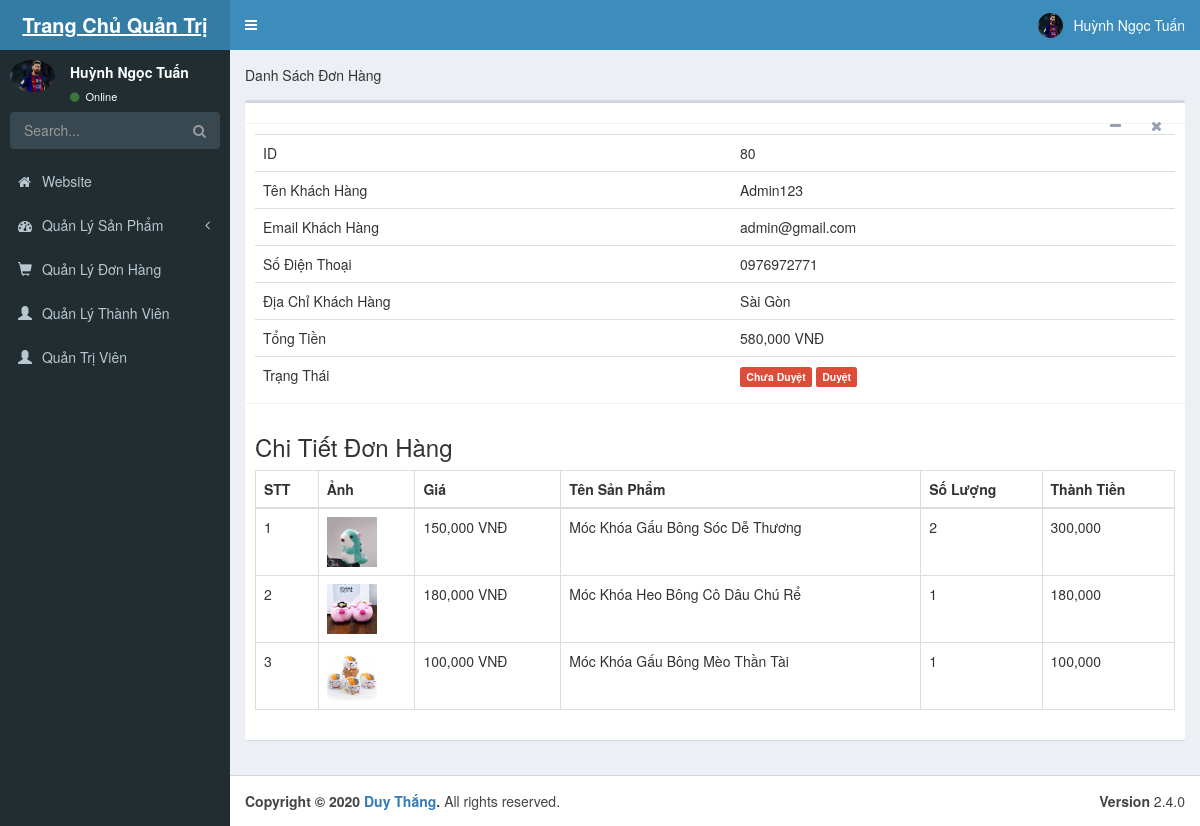
Screenshot of /admin/index.php?module=order&action=detail&id=80 (signed in) with the database file from the repository.
### tables this page shows
CREATE TABLE `orders` (
  `id` int(11) NOT NULL,
  `customer_id` int(11) DEFAULT NULL,
  `name` varchar(100) DEFAULT NULL,
  `email` varchar(100) DEFAULT NULL,
  `phone` varchar(20) DEFAULT NULL,
  `address` varchar(255) DEFAULT NULL,
  `created` datetime DEFAULT current_timestamp(),
  `payment_method` varchar(100) DEFAULT NULL,
  `status` tinyint(1) DEFAULT 0,
  `request` varchar(200) DEFAULT NULL
);

CREATE TABLE `customer` (
  `id` int(11) NOT NULL,
  `name` varchar(100) DEFAULT NULL,
  `email` varchar(100) DEFAULT NULL,
  `phone` varchar(20) DEFAULT NULL,
  `address` varchar(255) DEFAULT NULL,
  `password` varchar(100) DEFAULT NULL,
  `birthday` date DEFAULT NULL,
  `gender` tinyint(1) DEFAULT NULL,
  `status` tinyint(1) DEFAULT 1
);

CREATE TABLE `order_detail` (
  `order_id` int(11) DEFAULT NULL,
  `product_id` int(11) DEFAULT NULL,
  `price` float DEFAULT NULL,
  `quantity` int(11) DEFAULT 0,
  `id` int(11) NOT NULL,
  `total` int(11) DEFAULT NULL
);

CREATE TABLE `product` (
  `id` int(11) NOT NULL,
  `category_id` int(11) DEFAULT NULL,
  `name` varchar(200) DEFAULT NULL,
  `image` varchar(200) DEFAULT NULL,
  `content` text DEFAULT NULL,
  `price` float DEFAULT 0,
  `sale_price` float DEFAULT 0,
  `created` datetime DEFAULT current_timestamp(),
  `status` tinyint(1) DEFAULT 1
);

### admin/index.php (called while the page is built)
<?php include 'header.php'; ?>
<?php
$module = isset($_GET['module']) ? $_GET['module'] : 'main';
$action = isset($_GET['action']) ? $_GET['action'] : 'danh-sach';
include 'modules/'.$module.'/'.$action.'.php';
?>
 <?php include 'footer.php'; ?>

### admin/modules/order/detail.php (the view)
 <section class="content-header">
 Danh Sách Đơn Hàng
 </section>
 <section class="content">
 <?php
 $id = isset($_GET['id'])? $_GET['id']: 0 ;
 $query = mysqli_query($conn,"SELECT o.id,o.created,o.status,c.name,c.phone,c.address,c.email,SUM(od.price*od.quantity) as 'total'  FROM orders o JOIN customer c ON c.id = o.customer_id JOIN order_detail od ON od.order_id = o.id WHERE o.id = $id  GROUP BY o.id,o.created,o.status,c.name ORDER BY o.created DESC ");
   $cus =  mysqli_fetch_assoc($query);
 ?>
   <div class="box">
     <div class="box-header with-border">
       <div class="box-tools pull-right">
         <button type="button" class="btn btn-box-tool" data-widget="collapse" data-toggle="tooltip"
                 title="Collapse">
           <i class="fa fa-minus"></i></button>
         <button type="button" class="btn btn-box-tool" data-widget="remove" data-toggle="tooltip" title="Remove">
           <i class="fa fa-times"></i></button>
       </div>
     </div>
     <div class="box-body">
       <table class="table table-hover">
      <tr>
        <td>ID</td>
        <td><?php echo $cus['id']; ?></td>
      </tr>
      <tr>
        <td>Tên Khách Hàng</td>
        <td><?php echo $cus['name']; ?></td>
      </tr>
      <tr>
        <td>Email Khách Hàng</td>
        <td><?php echo $cus['email']; ?></td>
      </tr>
      <tr>
        <td>Số Điện Thoại</td>
        <td><?php echo $cus['phone']; ?></td>
      </tr>
      <tr>
        <td>Địa Chỉ Khách Hàng</td>
        <td><?php echo $cus['address']; ?></td>
      </tr>
       <tr>
        <td>Tổng Tiền</td>
        <td><?php echo number_format($cus['total']); ?> VNĐ</td>
      </tr>
      <tr>
        <td>Trạng Thái</td>
        <td>
          <?php if ($cus['status'] == 1) {     ?>
              <span class="label label-success">Đã Duyệt</span>
              <a href="index.php?module=order&action=change-status&id=<?php echo $cus['id'];?>&status=0" class="label label-danger"> Bỏ Duyệt</a>
              <a href="index.php?module=order&action=change-status&id=<?php echo $cus['id'];?>&status=2" class="label label-info"> Giao Hàng</a>
            <?php }else if ($cus['status'] == 2){  ?>
              <span class="label label-info">Đã Giao Hàng</span>
                 <?php }else{ ?>
                 <span class="label label-danger">Chưa Duyệt</span>
                 <a href="index.php?module=order&action=change-status&id=<?php echo $cus['id'];?>&status=1" class="label label-danger">Duyệt</a>
             <?php } ?>
        </td>
      </tr>
       </table>
     </div>
     <?php
$sql = "SELECT dt.price,dt.quantity,p.name,p.image FROM order_detail dt JOIN product p ON p.id = dt.product_id WHERE dt.order_id = $id";
$order = mysqli_query($conn,$sql);
      ?>
    <div class="box-footer">
       <h3>Chi Tiết Đơn Hàng</h3>
       <table class="table table-bordered table-hover">
         <thead>
           <tr>
             <th>STT</th>
              <th>Ảnh</th>
               <th>Giá</th>
                <th>Tên Sản Phẩm</th>
                 <th>Số Lượng</th>
                 <th>Thành Tiền</th>
           </tr>
         </thead>
         <tbody>
         <?php $n=1; foreach ($order as $od) {
          ?>
           <tr>
             <td><?php echo $n; ?></td>
             <td><img src="../uploads/<?php echo $od['image']; ?>" alt="" width="50"></td>
               <td><?php echo number_format($od['price']); ?> VNĐ</td>
                <td><?php echo $od['name']; ?></td>
                 <td><?php echo $od['quantity']; ?></td>
                 <td><?php echo number_format($tong = ($od['quantity'])*($od['price'])); ?></td>
           </tr>
         <?php $n++; } ?>
         </tbody>
       </table>
     </div>
   </div>
 </section>

### rows the page displays
orders: id "80", customer.name "Admin123", customer.email "admin@gmail.com", customer.phone "0976972771", customer.address "Sài Gòn"
order_detail: product.image (picture), price "150,000", product.name "Móc Khóa Gấu Bông Sóc Dễ Thương", quantity "2", $tong = ($od['quantity'])*($od['price']) "300,000"
order_detail: product.image (picture), price "180,000", product.name "Móc Khóa Heo Bông Cô Dâu Chú Rể", quantity "1", $tong = ($od['quantity'])*($od['price']) "180,000"
order_detail: product.image (picture), price "100,000", product.name "Móc Khóa Gấu Bông Mèo Thần Tài", quantity "1", $tong = ($od['quantity'])*($od['price']) "100,000"

### other values shown
$admin['name'] "Huỳnh Ngọc Tuấn"
$cus['total'] "580,000"
